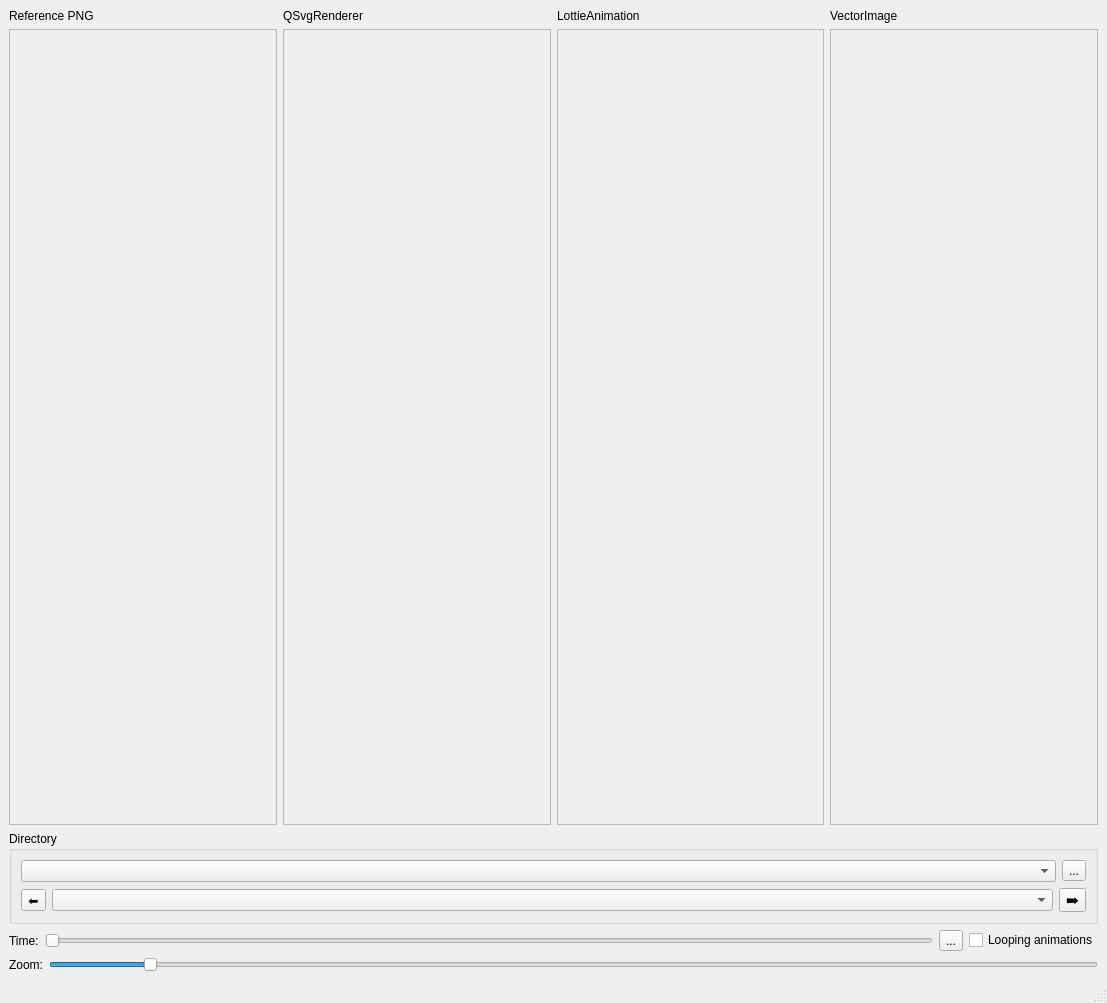
<?xml version="1.0" encoding="UTF-8"?>
<ui version="4.0">
 <class>MainWindow</class>
 <widget class="QMainWindow" name="MainWindow">
  <property name="geometry">
   <rect>
    <x>0</x>
    <y>0</y>
    <width>1107</width>
    <height>1003</height>
   </rect>
  </property>
  <property name="windowTitle">
   <string>MainWindow</string>
  </property>
  <widget class="QWidget" name="centralwidget">
   <layout class="QVBoxLayout" name="verticalLayout">
    <item>
     <layout class="QHBoxLayout" name="horizontalLayout">
      <item>
       <layout class="QVBoxLayout" name="vaRefPng">
        <item>
         <widget class="QLabel" name="lRefPng">
          <property name="sizePolicy">
           <sizepolicy hsizetype="Preferred" vsizetype="Maximum">
            <horstretch>0</horstretch>
            <verstretch>0</verstretch>
           </sizepolicy>
          </property>
          <property name="text">
           <string>Reference PNG</string>
          </property>
         </widget>
        </item>
        <item>
         <widget class="QScrollArea" name="saImage">
          <property name="sizePolicy">
           <sizepolicy hsizetype="Preferred" vsizetype="Preferred">
            <horstretch>0</horstretch>
            <verstretch>0</verstretch>
           </sizepolicy>
          </property>
          <property name="toolTip">
           <string>Reference png</string>
          </property>
          <property name="widgetResizable">
           <bool>true</bool>
          </property>
          <property name="alignment">
           <set>Qt::AlignmentFlag::AlignBottom|Qt::AlignmentFlag::AlignLeading|Qt::AlignmentFlag::AlignLeft</set>
          </property>
          <widget class="QWidget" name="scrollAreaWidgetContents">
           <property name="geometry">
            <rect>
             <x>0</x>
             <y>0</y>
             <width>263</width>
             <height>756</height>
            </rect>
           </property>
          </widget>
         </widget>
        </item>
       </layout>
      </item>
      <item>
       <layout class="QVBoxLayout" name="verticalLayout_3">
        <item>
         <widget class="QLabel" name="lSvgRenderer">
          <property name="sizePolicy">
           <sizepolicy hsizetype="Preferred" vsizetype="Maximum">
            <horstretch>0</horstretch>
            <verstretch>0</verstretch>
           </sizepolicy>
          </property>
          <property name="text">
           <string>QSvgRenderer</string>
          </property>
         </widget>
        </item>
        <item>
         <widget class="QScrollArea" name="saSvgPainter">
          <property name="sizePolicy">
           <sizepolicy hsizetype="Preferred" vsizetype="Preferred">
            <horstretch>0</horstretch>
            <verstretch>0</verstretch>
           </sizepolicy>
          </property>
          <property name="toolTip">
           <string>Reference QPainter</string>
          </property>
          <property name="widgetResizable">
           <bool>true</bool>
          </property>
          <widget class="QWidget" name="scrollAreaWidgetContents_4">
           <property name="geometry">
            <rect>
             <x>0</x>
             <y>0</y>
             <width>264</width>
             <height>756</height>
            </rect>
           </property>
          </widget>
         </widget>
        </item>
       </layout>
      </item>
      <item>
       <layout class="QVBoxLayout" name="verticalLayout_6">
        <item>
         <widget class="QLabel" name="lLottieAnimation">
          <property name="sizePolicy">
           <sizepolicy hsizetype="Preferred" vsizetype="Maximum">
            <horstretch>0</horstretch>
            <verstretch>0</verstretch>
           </sizepolicy>
          </property>
          <property name="text">
           <string>LottieAnimation</string>
          </property>
         </widget>
        </item>
        <item>
         <widget class="QScrollArea" name="saLottieAnimation">
          <property name="sizePolicy">
           <sizepolicy hsizetype="Preferred" vsizetype="Preferred">
            <horstretch>0</horstretch>
            <verstretch>0</verstretch>
           </sizepolicy>
          </property>
          <property name="toolTip">
           <string>Reference QPainter</string>
          </property>
          <property name="widgetResizable">
           <bool>true</bool>
          </property>
          <widget class="QWidget" name="scrollAreaWidgetContents_6">
           <property name="geometry">
            <rect>
             <x>0</x>
             <y>0</y>
             <width>263</width>
             <height>756</height>
            </rect>
           </property>
          </widget>
         </widget>
        </item>
       </layout>
      </item>
      <item>
       <layout class="QVBoxLayout" name="verticalLayout_4">
        <item>
         <widget class="QLabel" name="label_3">
          <property name="sizePolicy">
           <sizepolicy hsizetype="Preferred" vsizetype="Maximum">
            <horstretch>0</horstretch>
            <verstretch>0</verstretch>
           </sizepolicy>
          </property>
          <property name="text">
           <string>VectorImage</string>
          </property>
         </widget>
        </item>
        <item>
         <widget class="QScrollArea" name="saVectorImage">
          <property name="sizePolicy">
           <sizepolicy hsizetype="Preferred" vsizetype="Expanding">
            <horstretch>0</horstretch>
            <verstretch>0</verstretch>
           </sizepolicy>
          </property>
          <property name="toolTip">
           <string>VectorImage</string>
          </property>
          <property name="widgetResizable">
           <bool>true</bool>
          </property>
          <widget class="QWidget" name="scrollAreaWidgetContents_2">
           <property name="geometry">
            <rect>
             <x>0</x>
             <y>0</y>
             <width>263</width>
             <height>756</height>
            </rect>
           </property>
          </widget>
         </widget>
        </item>
       </layout>
      </item>
     </layout>
    </item>
    <item>
     <widget class="QGroupBox" name="groupBox">
      <property name="sizePolicy">
       <sizepolicy hsizetype="MinimumExpanding" vsizetype="Maximum">
        <horstretch>0</horstretch>
        <verstretch>0</verstretch>
       </sizepolicy>
      </property>
      <property name="title">
       <string>Directory</string>
      </property>
      <layout class="QVBoxLayout" name="verticalLayout_2">
       <item>
        <layout class="QHBoxLayout" name="horizontalLayout_2">
         <item>
          <widget class="QComboBox" name="cbCurrentDir">
           <property name="maxCount">
            <number>10</number>
           </property>
          </widget>
         </item>
         <item>
          <widget class="QToolButton" name="tbSelectDir">
           <property name="text">
            <string>...</string>
           </property>
          </widget>
         </item>
        </layout>
       </item>
       <item>
        <layout class="QHBoxLayout" name="horizontalLayout_3">
         <item>
          <widget class="QToolButton" name="tbPrev">
           <property name="text">
            <string>⬅️</string>
           </property>
          </widget>
         </item>
         <item>
          <widget class="QComboBox" name="cbFilename"/>
         </item>
         <item>
          <widget class="QToolButton" name="tbNext">
           <property name="font">
            <font>
             <family>Segoe UI Emoji</family>
            </font>
           </property>
           <property name="text">
            <string>➡️</string>
           </property>
          </widget>
         </item>
        </layout>
       </item>
      </layout>
     </widget>
    </item>
    <item>
     <layout class="QHBoxLayout" name="horizontalLayout_5">
      <item>
       <layout class="QHBoxLayout" name="hlTime">
        <item>
         <widget class="QLabel" name="lTime">
          <property name="text">
           <string>Time:</string>
          </property>
         </widget>
        </item>
        <item>
         <widget class="QSlider" name="hsTime">
          <property name="maximum">
           <number>100</number>
          </property>
          <property name="orientation">
           <enum>Qt::Orientation::Horizontal</enum>
          </property>
         </widget>
        </item>
       </layout>
      </item>
      <item>
       <widget class="QToolButton" name="tbPlay">
        <property name="text">
         <string>...</string>
        </property>
        <property name="icon">
         <iconset theme="QIcon::ThemeIcon::MediaPlaybackStart"/>
        </property>
       </widget>
      </item>
      <item>
       <widget class="QCheckBox" name="cbLooping">
        <property name="sizePolicy">
         <sizepolicy hsizetype="Minimum" vsizetype="Fixed">
          <horstretch>0</horstretch>
          <verstretch>0</verstretch>
         </sizepolicy>
        </property>
        <property name="text">
         <string>Looping animations</string>
        </property>
       </widget>
      </item>
     </layout>
    </item>
    <item>
     <layout class="QHBoxLayout" name="horizontalLayout_4">
      <item>
       <widget class="QLabel" name="label">
        <property name="text">
         <string>Zoom:</string>
        </property>
       </widget>
      </item>
      <item>
       <widget class="QSlider" name="hsScale">
        <property name="minimum">
         <number>1</number>
        </property>
        <property name="maximum">
         <number>100</number>
        </property>
        <property name="value">
         <number>10</number>
        </property>
        <property name="orientation">
         <enum>Qt::Orientation::Horizontal</enum>
        </property>
       </widget>
      </item>
     </layout>
    </item>
   </layout>
  </widget>
  <widget class="QMenuBar" name="menubar">
   <property name="geometry">
    <rect>
     <x>0</x>
     <y>0</y>
     <width>1107</width>
     <height>22</height>
    </rect>
   </property>
  </widget>
  <widget class="QStatusBar" name="statusbar"/>
 </widget>
 <resources/>
 <connections/>
</ui>
